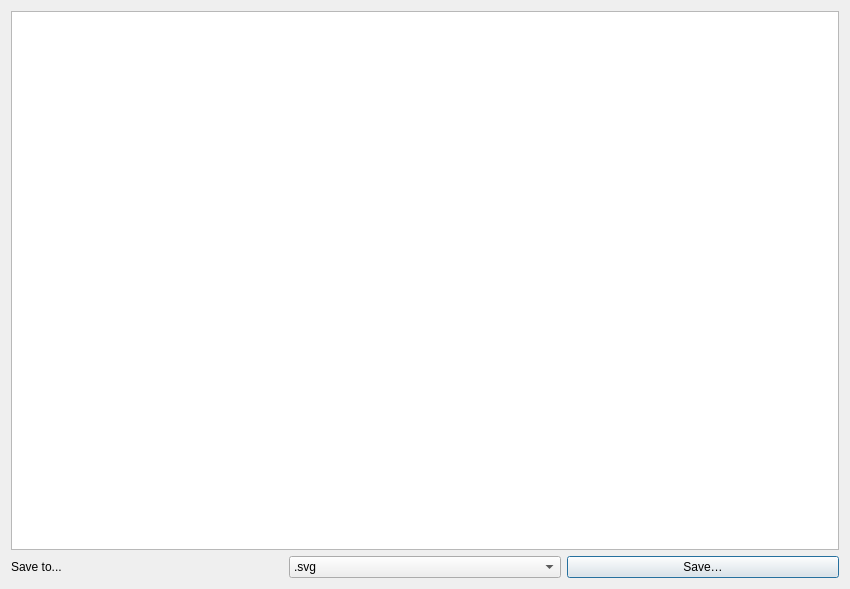
<?xml version="1.0" encoding="UTF-8"?>
<ui version="4.0">
 <class>EnergyPlotDialog</class>
 <widget class="QDialog" name="EnergyPlotDialog">
  <property name="geometry">
   <rect>
    <x>0</x>
    <y>0</y>
    <width>850</width>
    <height>589</height>
   </rect>
  </property>
  <property name="windowTitle">
   <string>Energy Plot</string>
  </property>
  <layout class="QVBoxLayout" name="verticalLayout">
   <item>
    <widget class="QGraphicsView" name="energyGraphicsView"/>
   </item>
   <item>
    <layout class="QHBoxLayout" name="horizontalLayout">
     <item>
      <widget class="QLabel" name="label">
       <property name="text">
        <string>Save to...</string>
       </property>
      </widget>
     </item>
     <item>
      <widget class="QComboBox" name="savePlotFormatComboBox">
       <item>
        <property name="text">
         <string>.svg</string>
        </property>
       </item>
       <item>
        <property name="text">
         <string>.png</string>
        </property>
       </item>
       <item>
        <property name="text">
         <string>.jpg</string>
        </property>
       </item>
      </widget>
     </item>
     <item>
      <widget class="QPushButton" name="savePlotButton">
       <property name="text">
        <string>Save…</string>
       </property>
      </widget>
     </item>
    </layout>
   </item>
  </layout>
 </widget>
 <resources/>
 <connections/>
</ui>
